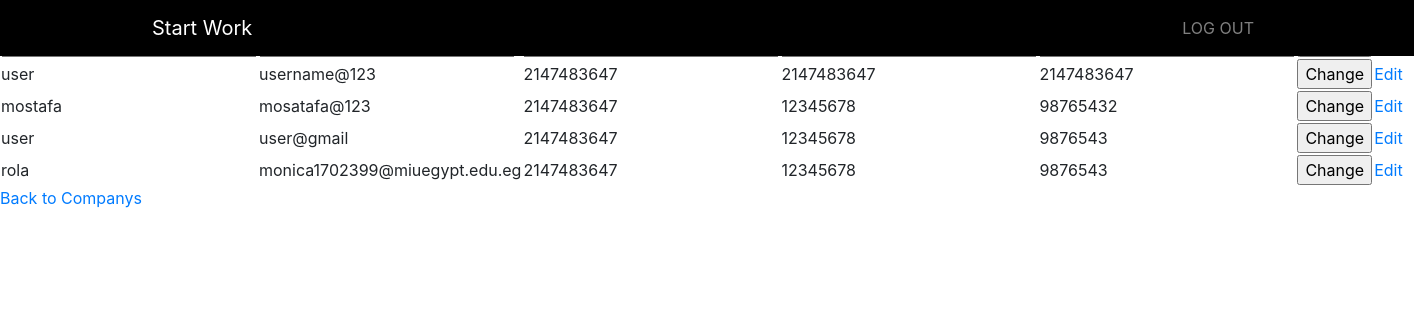
Page /Addcompany.php?action=edit&id=26 on the earlier database version.
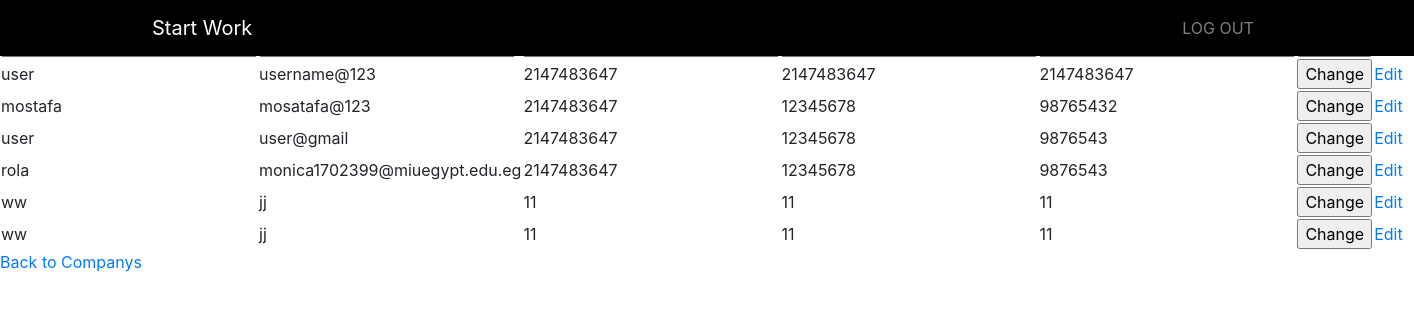
Same page on the later database version.
### tables this page shows
CREATE TABLE `localcompany` (
  `LocalCompanyID` int(255) NOT NULL,
  `CompanyName` varchar(255) NOT NULL,
  `email` varchar(255) NOT NULL,
  `phoneNumber` int(255) NOT NULL,
  `RegisterSupplierNumber` int(255) NOT NULL,
  `CommercialRecord` int(255) NOT NULL
);

### app/view/View.php (called while the page is built, shortened)
<?php
abstract class  View
{
    public function __construct($controller, $model) {
        $this->model = $model;
    }
}
?>

### app/db/database.php (called while the page is built, shortened)
<?php
class Database {
    private static $Instance;
    private $LocalHost = "localhost";
    private $Name = "root";
    private $Password = "";
    private $DBname = "autosparecar";
    public $Connection;
    public function __construct() {
        $this->Connection = new mysqli($this->LocalHost, $this->Name, $this->Password, $this->DBname);
    }
    public static function GetInstance() {
        if(!isset(self::$Instance)) {
            self::$Instance = new self();
        }
            return self::$Instance;
    }
    public function GetConnection() {
       return $this->Connection;
    }
}
?>

### app/model/Companys.php (called while the page is built, shortened)
<?php
  require_once(__ROOT__ . "model/Company.php");
require_once(__ROOT__ ."db/database.php");
?>
<?php
class Companys extends Model
{
	private $companys;
	function fillArray()
	{
		$this->companys = array();
		$result = $this->readCompanys();
		while ($row = $result->fetch_assoc())
		{
			array_push($this->companys, new Company($row["LocalCompanyID"]));
		}
	}
	function getCompanys()
	{
		$this->fillArray();
		return $this->companys;
	}
function readCompanys()
	{
		$sql = "SELECT * FROM localcompany";
        $d1= Database::GetInstance();
        $result = mysqli_query($d1->GetConnection(), $sql);
		if ($result->num_rows > 0){
			return $result;
		}
		else {
			return false;
		}
	}
}

### app/model/Company.php (called while the page is built, shortened)
<?php
require_once(__ROOT__ ."db/database.php");
class Company extends Model
{
	private $LocalCompanyID;
	private $CompanyName;
	private $email;
	private $phoneNumber;
	private $RegisterSupplierNumber;
	private $CommercialRecord;
	function __construct($LocalCompanyID, $CompanyName="",$email="",$phoneNumber="",$RegisterSupplierNumber="",$CommercialRecord="")
	{
		$this->LocalCompanyID = $LocalCompanyID;
        $d1= Database::GetInstance();
		if(""===$CompanyName)
		{
			$this->readCompany($LocalCompanyID);
		}
		else
		{
			$this->CompanyName = $CompanyName;
			$this->email = $email;
			$this->phoneNumber=$phoneNumber;
			$this->RegisterSupplierNumber = $RegisterSupplierNumber;
			$this->CommercialRecord = $CommercialRecord;
		}
	}
	function getLocalCompanyID()
	{
		return $this->LocalCompanyID;
	}
	function getCompanyName()
	{
		return $this->CompanyName;
	}
	function getemail()
	{
		return $this->email;
	}
	function getphoneNumber()
	{
		return $this->phoneNumber;
	}
	function getRegisterSupplierNumber()
	{
		return $this->RegisterSupplierNumber;
	}
	function getCommercialRecord()
	{
		return $this->CommercialRecord;
	}
	function readCompany($LocalCompanyID)
	{
		$sql = "SELECT * FROM localcompany where LocalCompanyID=".$LocalCompanyID;
        $d1= Database::GetInstance();
        $result = mysqli_query($d1->GetConnection(), $sql);
		if ($result->num_rows == 1){
			$row=mysqli_fetch_array($result);
			$this->CompanyName =$row["CompanyName"];
			$this->email =$row["email"];
			$this->phoneNumber=$row["phoneNumber"];
			$this->RegisterSupplierNumber = $row["RegisterSupplierNumber"];
			$this->CommercialRecord = $row["CommercialRecord"];
		}
		else
		{
			$this->CompanyName = "";
			$this->email = "";
			$this->phoneNumbe= "";
			$this->RegisterSupplierNumber = "";
			$this->CommercialRecord = "";
		}
	}
}

### app/view/CompanyView.php (the view, shortened to what the changed rows need)
<?php
require_once(__ROOT__ . "view/View.php");
class CompanyView extends View
{
  public function View_editCompany($id)
  {
    $str = "";
    $str.="<table>";
    $str.="<tr><th>Company Name</th>
            <th>Email</th>
            <th>Phone Number</th>
            <th>Register Supplier Number</th>
            <th>Commercial Record</th>
            </tr>";
    foreach($this->model->getCompanys() as $Company)
    {
      if($Company->getLocalCompanyID()===$id)
      {
        $str.="<tr>";
        $str.="<form action='Addcompany.php?action=editAction&id=".$Company->getLocalCompanyID()."' method='post'>";
         $str.="<td><input type='text' name='CompanyName'  required='required' value='".$Company->getCompanyName()."'>  </td> ";
        $str.="<td><input type='text' name='email' value='".$Company->getemail()."'></td> ";
        $str.="<td><input type='text' name='phoneNumber' value='". $Company->getphoneNumber() ."'></td> ";
         $str.="<td><input type='text' name='RegisterSupplierNumber' value='". $Company->getRegisterSupplierNumber() ."'></td> ";
           $str.="<td><input type='text' name='CommercialRecord' value='". $Company->getCommercialRecord() ."'></td> ";
        $str.="<td><input type='submit' value='Change'/></td>";
        $str.="</form>";
        $str.="</tr>";
      }
      else
       {
        $str.="<tr>";
        $str.="<td>"
             .$Company->getCompanyName().
             "</td> ";
        $str.="<td>"
              .$Company->getemail().
              "</td> ";
        $str.="<td>"
              . $Company->getphoneNumber() .
              "</td> ";
        $str.="<td>"
              . $Company->getRegisterSupplierNumber() .
              "</td> ";
        $str.="<td>"
              . $Company->getCommercialRecord() .
              "</td> ";
        $str.="<td>
              <input type='submit' value='Change'/>
              </td>";
        $str.="<td>
              <a href='Addcompany.php?action=edit&id=".$Company->getLocalCompanyID()."'>Edit</a>
              </td>";
        $str.="</tr>";
      }
    }
    $str.="</table>";
    $str.="<a href='Addcompany.php'>Back to Companys </a>";
    return $str;
  }
}
?>

Differences in the rows shown:
added localcompany: CompanyName "ww", email "jj", phoneNumber "11", RegisterSupplierNumber "11", CommercialRecord "11"
added localcompany: CompanyName "ww", email "jj", phoneNumber "11", RegisterSupplierNumber "11", CommercialRecord "11"
